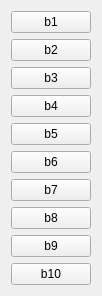
   <widget class="QWidget" name="layoutWidget">
    <property name="geometry">
     <rect>
      <x>640</x>
      <y>120</y>
      <width>77</width>
      <height>286</height>
     </rect>
    </property>
    <layout class="QVBoxLayout" name="GroupB1">
     <item>
      <widget class="QPushButton" name="pb21">
       <property name="text">
        <string>b1</string>
       </property>
      </widget>
     </item>
     <item>
      <widget class="QPushButton" name="pb22">
       <property name="text">
        <string>b2</string>
       </property>
      </widget>
     </item>
     <item>
      <widget class="QPushButton" name="pb23">
       <property name="text">
        <string>b3</string>
       </property>
      </widget>
     </item>
     <item>
      <widget class="QPushButton" name="pb24">
       <property name="text">
        <string>b4</string>
       </property>
      </widget>
     </item>
     <item>
      <widget class="QPushButton" name="pb25">
       <property name="text">
        <string>b5</string>
       </property>
      </widget>
     </item>
     <item>
      <widget class="QPushButton" name="pb26">
       <property name="text">
        <string>b6</string>
       </property>
      </widget>
     </item>
     <item>
      <widget class="QPushButton" name="pb27">
       <property name="text">
        <string>b7</string>
       </property>
      </widget>
     </item>
     <item>
      <widget class="QPushButton" name="pb28">
       <property name="text">
        <string>b8</string>
       </property>
      </widget>
     </item>
     <item>
      <widget class="QPushButton" name="pb29">
       <property name="text">
        <string>b9</string>
       </property>
      </widget>
     </item>
     <item>
      <widget class="QPushButton" name="pb30">
       <property name="text">
        <string>b10</string>
       </property>
      </widget>
     </item>
    </layout>
   </widget>
